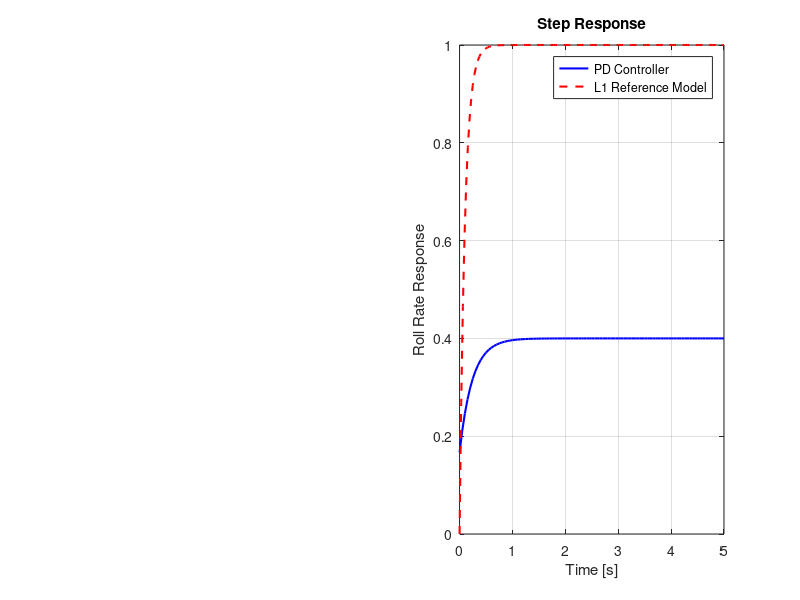

Source code (MATLAB): (Note: this script raises an error after producing the figure.)
%% Roll Autopilot 주파수 응답 분석
% PD 제어기와 L1 적응 제어기의 주파수 특성 비교
% Lp = -3, Ld = 2000

clear all;
close all;
clc;

%% 시스템 파라미터
Lp = -3;      % Roll damping derivative [1/s]
Ld = 2000;    % Roll control effectiveness [1/s]

%% PD 제어기 설계
% 원하는 time constant
tau_desired = 0.2;
Kp = (1/tau_desired + Lp) / Ld;
Kd = 0.1 * Kp;

% Open-loop 전달함수: p(s) / delta(s) = Ld / (s - Lp)
num_ol = Ld;
den_ol = [1, -Lp];
G_ol = tf(num_ol, den_ol);

% PD 제어기: C(s) = Kp + Kd*s
num_pd = [Kd, Kp];
den_pd = 1;
C_pd = tf(num_pd, den_pd);

% Closed-loop 전달함수
G_cl_pd = feedback(G_ol * C_pd, 1);

fprintf('=== PD 제어기 ===\n');
fprintf('Kp = %.6f, Kd = %.6f\n', Kp, Kd);
fprintf('Open-loop 전달함수:\n');
G_ol

fprintf('PD 제어기:\n');
C_pd

fprintf('Closed-loop 전달함수:\n');
G_cl_pd

%% L1 적응 제어기 설계
% Reference model
A_m = -10;
B_m = 10;
G_ref = tf(B_m, [1, -A_m]);

fprintf('\n=== L1 적응 제어기 ===\n');
fprintf('Reference model:\n');
G_ref

% Low-pass filter
omega_c = 50;
C_lpf = tf(omega_c, [1, omega_c]);

fprintf('Low-pass filter (cutoff = %.0f rad/s):\n', omega_c);
C_lpf

%% Bode plot 비교
figure('Position', [100, 100, 1200, 600]);

subplot(1, 2, 1);
bode(G_cl_pd, 'b-', G_ref, 'r--', {0.1, 1000});
grid on;
legend('PD Closed-loop', 'L1 Reference Model', 'Location', 'best');
title('Bode Diagram Comparison');

%% Step response 비교
subplot(1, 2, 2);
[y_pd, t_pd] = step(G_cl_pd, 5);
[y_ref, t_ref] = step(G_ref, 5);
plot(t_pd, y_pd, 'b-', 'LineWidth', 1.5); hold on;
plot(t_ref, y_ref, 'r--', 'LineWidth', 1.5);
grid on;
xlabel('Time [s]');
ylabel('Roll Rate Response');
legend('PD Controller', 'L1 Reference Model', 'Location', 'best');
title('Step Response');

% 성능 지표
info_pd = stepinfo(G_cl_pd);
info_ref = stepinfo(G_ref);

fprintf('\n=== Step Response 특성 ===\n');
fprintf('PD 제어기:\n');
fprintf('  Rise time: %.4f s\n', info_pd.RiseTime);
fprintf('  Settling time: %.4f s\n', info_pd.SettlingTime);
fprintf('  Overshoot: %.2f %%\n', info_pd.Overshoot);
fprintf('  Peak: %.4f\n', info_pd.Peak);

fprintf('\nL1 Reference Model:\n');
fprintf('  Rise time: %.4f s\n', info_ref.RiseTime);
fprintf('  Settling time: %.4f s\n', info_ref.SettlingTime);
fprintf('  Overshoot: %.2f %%\n', info_ref.Overshoot);
fprintf('  Peak: %.4f\n', info_ref.Peak);

%% Pole-Zero Map
figure('Position', [100, 100, 800, 400]);

subplot(1, 2, 1);
pzmap(G_cl_pd);
grid on;
title('PD Controller Pole-Zero Map');

subplot(1, 2, 2);
pzmap(G_ref);
grid on;
title('L1 Reference Model Pole-Zero Map');

%% 안정성 마진
[Gm_pd, Pm_pd, Wcg_pd, Wcp_pd] = margin(G_ol * C_pd);
fprintf('\n=== 안정성 마진 (PD 제어기) ===\n');
fprintf('Gain margin: %.2f dB (at %.2f rad/s)\n', 20*log10(Gm_pd), Wcg_pd);
fprintf('Phase margin: %.2f deg (at %.2f rad/s)\n', Pm_pd, Wcp_pd);

saveas(gcf, 'frequency_response_analysis.png');
fprintf('\n주파수 응답 분석 결과가 저장되었습니다.\n');
